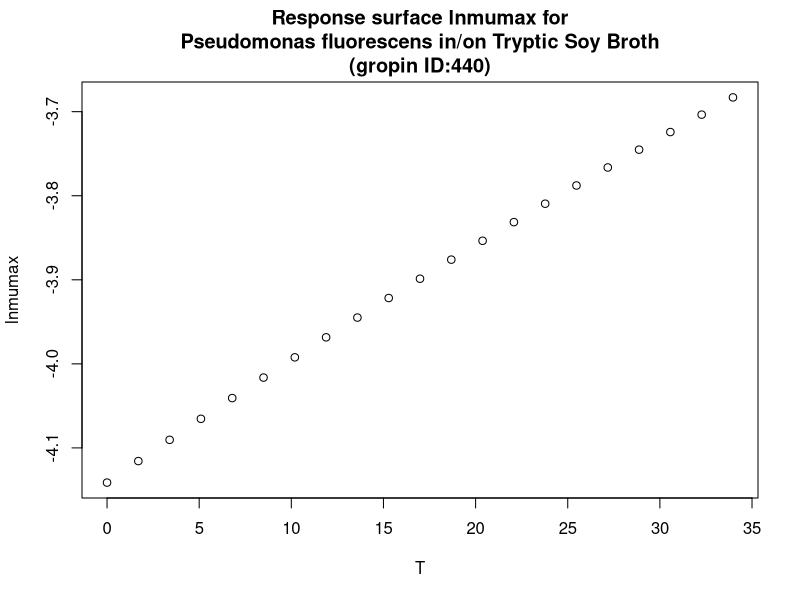

The R script that drew this image:
#############################
# start of Parameter script
#############################
T <- seq(0,33.966033966034,length.out=21)
#############################
# end of Parameter script
#############################
############################# 
# start of Model script Gropin ID 440 
#############################
 
# constant coefficients for this model
 
variables <- data.frame(T)
argumentsPar <- expand.grid(variables)
 
# heart of the model
response_surface <- function(T) {
   mumax <-(-9400/(8.3144261*(T+273)))

return(mumax=mumax)
} 

# output parameters
responseSurface <- cbind(argumentsPar,response_surface(argumentsPar['T']))
colnames(responseSurface) <- c(colnames(argumentsPar),'lnmumax')
#############################
# End of Model script
#############################
############################# 
# start of Visualisation script Gropin ID 440 
#############################
plot(T,responseSurface$'lnmumax',xlab='T',
                          ylab='lnmumax',main='Response surface lnmumax for
Pseudomonas fluorescens in/on Tryptic Soy Broth
(gropin ID:440)')
#############################
# End of Visualisation script
#############################
